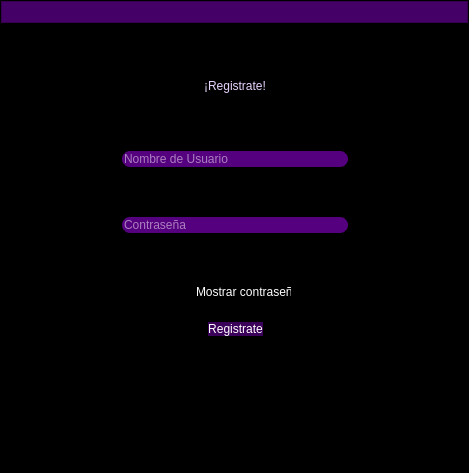
<?xml version="1.0" encoding="UTF-8"?>
<ui version="4.0">
 <class>MainWindow</class>
 <widget class="QMainWindow" name="MainWindow">
  <property name="geometry">
   <rect>
    <x>0</x>
    <y>0</y>
    <width>469</width>
    <height>473</height>
   </rect>
  </property>
  <property name="windowTitle">
   <string>MainWindow</string>
  </property>
  <widget class="QWidget" name="centralwidget">
   <layout class="QVBoxLayout" name="verticalLayout_5">
    <property name="leftMargin">
     <number>0</number>
    </property>
    <property name="topMargin">
     <number>0</number>
    </property>
    <property name="rightMargin">
     <number>0</number>
    </property>
    <property name="bottomMargin">
     <number>0</number>
    </property>
    <item>
     <widget class="QFrame" name="frame">
      <property name="styleSheet">
       <string notr="true">background-color: rgb(0, 0, 0);</string>
      </property>
      <property name="frameShape">
       <enum>QFrame::StyledPanel</enum>
      </property>
      <property name="frameShadow">
       <enum>QFrame::Raised</enum>
      </property>
      <layout class="QVBoxLayout" name="verticalLayout_3">
       <property name="leftMargin">
        <number>0</number>
       </property>
       <property name="topMargin">
        <number>0</number>
       </property>
       <property name="rightMargin">
        <number>0</number>
       </property>
       <item>
        <widget class="QFrame" name="up_frame">
         <property name="styleSheet">
          <string notr="true">#up_frame{
	background-color: rgb(68, 0, 103)
}

QPushButton{
border-radius:18px;
background-color: rgba(43, 43, 43,0)
}
QPushButton:hover{
	background-color:rgb(101, 76, 122);
}
QPushButton:pressed{
background-color: rgb(170, 85, 255);
}</string>
         </property>
         <property name="frameShape">
          <enum>QFrame::StyledPanel</enum>
         </property>
         <property name="frameShadow">
          <enum>QFrame::Raised</enum>
         </property>
         <layout class="QHBoxLayout" name="horizontalLayout">
          <property name="spacing">
           <number>4</number>
          </property>
          <property name="leftMargin">
           <number>0</number>
          </property>
          <property name="topMargin">
           <number>0</number>
          </property>
          <property name="rightMargin">
           <number>0</number>
          </property>
          <property name="bottomMargin">
           <number>0</number>
          </property>
          <item>
           <spacer name="horizontalSpacer_5">
            <property name="orientation">
             <enum>Qt::Horizontal</enum>
            </property>
            <property name="sizeHint" stdset="0">
             <size>
              <width>278</width>
              <height>20</height>
             </size>
            </property>
           </spacer>
          </item>
          <item>
           <widget class="QPushButton" name="minimize_bt">
            <property name="text">
             <string/>
            </property>
            <property name="icon">
             <iconset resource="../Login/images/resources.qrc">
              <normaloff>:/images/minimize.png</normaloff>:/images/minimize.png</iconset>
            </property>
            <property name="iconSize">
             <size>
              <width>38</width>
              <height>38</height>
             </size>
            </property>
           </widget>
          </item>
          <item>
           <widget class="QPushButton" name="normal_bt">
            <property name="text">
             <string/>
            </property>
            <property name="icon">
             <iconset resource="../Login/images/resources.qrc">
              <normaloff>:/images/minimize_2.png</normaloff>:/images/minimize_2.png</iconset>
            </property>
            <property name="iconSize">
             <size>
              <width>38</width>
              <height>38</height>
             </size>
            </property>
           </widget>
          </item>
          <item>
           <widget class="QPushButton" name="maximize_bt">
            <property name="text">
             <string/>
            </property>
            <property name="icon">
             <iconset resource="../Login/images/resources.qrc">
              <normaloff>:/images/maximize.png</normaloff>:/images/maximize.png</iconset>
            </property>
            <property name="iconSize">
             <size>
              <width>38</width>
              <height>38</height>
             </size>
            </property>
           </widget>
          </item>
          <item>
           <widget class="QPushButton" name="close_bt">
            <property name="text">
             <string/>
            </property>
            <property name="icon">
             <iconset resource="../Login/images/resources.qrc">
              <normaloff>:/images/exit.png</normaloff>:/images/exit.png</iconset>
            </property>
            <property name="iconSize">
             <size>
              <width>38</width>
              <height>38</height>
             </size>
            </property>
           </widget>
          </item>
         </layout>
        </widget>
       </item>
       <item>
        <widget class="QFrame" name="body_frame">
         <property name="frameShape">
          <enum>QFrame::StyledPanel</enum>
         </property>
         <property name="frameShadow">
          <enum>QFrame::Raised</enum>
         </property>
         <layout class="QHBoxLayout" name="horizontalLayout_2">
          <item>
           <spacer name="horizontalSpacer_3">
            <property name="orientation">
             <enum>Qt::Horizontal</enum>
            </property>
            <property name="sizeHint" stdset="0">
             <size>
              <width>40</width>
              <height>20</height>
             </size>
            </property>
           </spacer>
          </item>
          <item>
           <layout class="QVBoxLayout" name="verticalLayout_2">
            <item>
             <widget class="QFrame" name="form_frame">
              <property name="minimumSize">
               <size>
                <width>0</width>
                <height>0</height>
               </size>
              </property>
              <property name="maximumSize">
               <size>
                <width>400</width>
                <height>600</height>
               </size>
              </property>
              <property name="styleSheet">
               <string notr="true">QLabel{
color: white;
font: 16pt &quot;Arial&quot;;
background-color: rgba(255, 255, 255, 0);
}
QLineEdit{
border-radius:10px;
font: 16pt &quot;Arial&quot;;
background-color:rgb(85, 0, 127);
color: white;
border: 2px solid black;
}
QLineEdit:hover{
background-color: rgb(16, 0, 50);
color: white;
}
QPushButton{
border-radius: 10px;
font: 16pt &quot;Arial&quot;;
color: white;
border: 2px solid black;
background-color: rgb(59, 0, 89);
}
QPushButton:hover{
background-color: rgb(119, 0, 179);
}
QPushButton:pressed{
background-color: rgb(170, 85, 255);
}
</string>
              </property>
              <property name="frameShape">
               <enum>QFrame::StyledPanel</enum>
              </property>
              <property name="frameShadow">
               <enum>QFrame::Raised</enum>
              </property>
              <layout class="QVBoxLayout" name="verticalLayout_6">
               <property name="leftMargin">
                <number>9</number>
               </property>
               <property name="topMargin">
                <number>9</number>
               </property>
               <property name="rightMargin">
                <number>9</number>
               </property>
               <item>
                <spacer name="verticalSpacer">
                 <property name="orientation">
                  <enum>Qt::Vertical</enum>
                 </property>
                 <property name="sizeHint" stdset="0">
                  <size>
                   <width>150</width>
                   <height>20</height>
                  </size>
                 </property>
                </spacer>
               </item>
               <item>
                <widget class="QFrame" name="frame_3">
                 <property name="maximumSize">
                  <size>
                   <width>16777215</width>
                   <height>50</height>
                  </size>
                 </property>
                 <property name="frameShape">
                  <enum>QFrame::StyledPanel</enum>
                 </property>
                 <property name="frameShadow">
                  <enum>QFrame::Raised</enum>
                 </property>
                 <layout class="QVBoxLayout" name="verticalLayout">
                  <item>
                   <widget class="QLabel" name="label">
                    <property name="maximumSize">
                     <size>
                      <width>16777215</width>
                      <height>50</height>
                     </size>
                    </property>
                    <property name="styleSheet">
                     <string notr="true">font: 20px &quot;Arial&quot; solid-black;
align-items: center;
color:rgb(232, 212, 255);</string>
                    </property>
                    <property name="text">
                     <string>¡Registrate!</string>
                    </property>
                    <property name="alignment">
                     <set>Qt::AlignCenter</set>
                    </property>
                   </widget>
                  </item>
                 </layout>
                </widget>
               </item>
               <item>
                <spacer name="verticalSpacer_4">
                 <property name="orientation">
                  <enum>Qt::Vertical</enum>
                 </property>
                 <property name="sizeHint" stdset="0">
                  <size>
                   <width>20</width>
                   <height>40</height>
                  </size>
                 </property>
                </spacer>
               </item>
               <item>
                <widget class="QLineEdit" name="user_name">
                 <property name="minimumSize">
                  <size>
                   <width>230</width>
                   <height>0</height>
                  </size>
                 </property>
                 <property name="inputMethodHints">
                  <set>Qt::ImhNoAutoUppercase|Qt::ImhNoPredictiveText|Qt::ImhSensitiveData</set>
                 </property>
                 <property name="maxLength">
                  <number>50</number>
                 </property>
                 <property name="echoMode">
                  <enum>QLineEdit::PasswordEchoOnEdit</enum>
                 </property>
                 <property name="placeholderText">
                  <string>Nombre de Usuario</string>
                 </property>
                 <property name="clearButtonEnabled">
                  <bool>true</bool>
                 </property>
                </widget>
               </item>
               <item>
                <spacer name="verticalSpacer_2">
                 <property name="orientation">
                  <enum>Qt::Vertical</enum>
                 </property>
                 <property name="sizeHint" stdset="0">
                  <size>
                   <width>20</width>
                   <height>40</height>
                  </size>
                 </property>
                </spacer>
               </item>
               <item>
                <widget class="QLineEdit" name="password">
                 <property name="minimumSize">
                  <size>
                   <width>230</width>
                   <height>0</height>
                  </size>
                 </property>
                 <property name="maxLength">
                  <number>15</number>
                 </property>
                 <property name="echoMode">
                  <enum>QLineEdit::Password</enum>
                 </property>
                 <property name="placeholderText">
                  <string>Contraseña</string>
                 </property>
                 <property name="clearButtonEnabled">
                  <bool>true</bool>
                 </property>
                </widget>
               </item>
               <item>
                <spacer name="verticalSpacer_5">
                 <property name="orientation">
                  <enum>Qt::Vertical</enum>
                 </property>
                 <property name="sizeHint" stdset="0">
                  <size>
                   <width>20</width>
                   <height>40</height>
                  </size>
                 </property>
                </spacer>
               </item>
               <item>
                <widget class="QFrame" name="frame_2">
                 <property name="maximumSize">
                  <size>
                   <width>16777215</width>
                   <height>50</height>
                  </size>
                 </property>
                 <property name="frameShape">
                  <enum>QFrame::StyledPanel</enum>
                 </property>
                 <property name="frameShadow">
                  <enum>QFrame::Raised</enum>
                 </property>
                 <layout class="QHBoxLayout" name="horizontalLayout_4">
                  <property name="spacing">
                   <number>4</number>
                  </property>
                  <property name="leftMargin">
                   <number>0</number>
                  </property>
                  <property name="topMargin">
                   <number>0</number>
                  </property>
                  <property name="rightMargin">
                   <number>0</number>
                  </property>
                  <property name="bottomMargin">
                   <number>0</number>
                  </property>
                  <item>
                   <widget class="QCheckBox" name="show_pass_cb">
                    <property name="maximumSize">
                     <size>
                      <width>115</width>
                      <height>16777215</height>
                     </size>
                    </property>
                    <property name="cursor">
                     <cursorShape>PointingHandCursor</cursorShape>
                    </property>
                    <property name="styleSheet">
                     <string notr="true">color: white;
</string>
                    </property>
                    <property name="text">
                     <string>Mostrar contraseña</string>
                    </property>
                   </widget>
                  </item>
                 </layout>
                </widget>
               </item>
               <item>
                <widget class="QFrame" name="frame_5">
                 <property name="maximumSize">
                  <size>
                   <width>16777215</width>
                   <height>50</height>
                  </size>
                 </property>
                 <property name="frameShape">
                  <enum>QFrame::StyledPanel</enum>
                 </property>
                 <property name="frameShadow">
                  <enum>QFrame::Raised</enum>
                 </property>
                 <layout class="QHBoxLayout" name="horizontalLayout_5">
                  <item>
                   <spacer name="horizontalSpacer_2">
                    <property name="orientation">
                     <enum>Qt::Horizontal</enum>
                    </property>
                    <property name="sizeHint" stdset="0">
                     <size>
                      <width>40</width>
                      <height>20</height>
                     </size>
                    </property>
                   </spacer>
                  </item>
                  <item>
                   <widget class="QPushButton" name="register_bt">
                    <property name="cursor">
                     <cursorShape>PointingHandCursor</cursorShape>
                    </property>
                    <property name="styleSheet">
                     <string notr="true"/>
                    </property>
                    <property name="text">
                     <string>Registrate</string>
                    </property>
                   </widget>
                  </item>
                  <item>
                   <spacer name="horizontalSpacer">
                    <property name="orientation">
                     <enum>Qt::Horizontal</enum>
                    </property>
                    <property name="sizeHint" stdset="0">
                     <size>
                      <width>40</width>
                      <height>20</height>
                     </size>
                    </property>
                   </spacer>
                  </item>
                 </layout>
                </widget>
               </item>
              </layout>
             </widget>
            </item>
            <item>
             <spacer name="verticalSpacer_3">
              <property name="orientation">
               <enum>Qt::Vertical</enum>
              </property>
              <property name="sizeHint" stdset="0">
               <size>
                <width>20</width>
                <height>20</height>
               </size>
              </property>
             </spacer>
            </item>
           </layout>
          </item>
          <item>
           <spacer name="horizontalSpacer_4">
            <property name="orientation">
             <enum>Qt::Horizontal</enum>
            </property>
            <property name="sizeHint" stdset="0">
             <size>
              <width>40</width>
              <height>20</height>
             </size>
            </property>
           </spacer>
          </item>
         </layout>
        </widget>
       </item>
      </layout>
     </widget>
    </item>
   </layout>
  </widget>
 </widget>
 <resources>
  <include location="../Login/images/resources.qrc"/>
 </resources>
 <connections/>
</ui>
